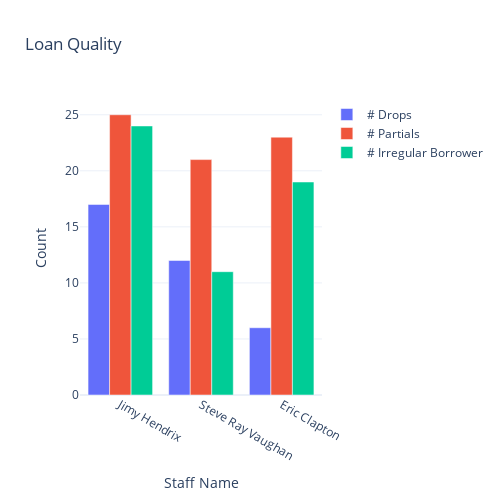

Write notebook code for a chart like this one.
### Code cell
plot = go.Figure(data=[go.Bar(name = '# Drops',x = loan_quality['Staff Name'],y = loan_quality['# Drops']),
                       go.Bar(name = '# Partials',x = loan_quality['Staff Name'],y = loan_quality['# Partials']),
                       go.Bar(name = '# Irregular Borrower', x = loan_quality['Staff Name'],y = loan_quality['# Irregular Borrower'])
                      ]
                )

plot.update_layout(template="plotly_white",
    width=500,height=500,
    title="Loan Quality",
    xaxis_title="Staff Name",
    yaxis_title="Count"
    #legend_title="Legend Title",
    #font=dict(
    #    family="Courier New, monospace",
    #    size=18,
    #    color="RebeccaPurple"
    #)
)

plot.show()

### Figure 1 — Plotly figure (JSON) as saved in the notebook; plotly's stock layout.template omitted (floating-point values rounded to 4 significant figures)
{"data": [{"name": "# Drops", "type": "bar", "x": ["Jimy Hendrix", "Steve Ray Vaughan", "Eric Clapton"], "y": [17, 12, 6]}, {"name": "# Partials", "type": "bar", "x": ["Jimy Hendrix", "Steve Ray Vaughan", "Eric Clapton"], "y": [25, 21, 23]}, {"name": "# Irregular Borrower", "type": "bar", "x": ["Jimy Hendrix", "Steve Ray Vaughan", "Eric Clapton"], "y": [24, 11, 19]}], "layout": {"height": 500, "title": {"text": "Loan Quality"}, "width": 500, "xaxis": {"autorange": true, "range": [-0.5, 2.5], "title": {"text": "Staff Name"}, "type": "category"}, "yaxis": {"autorange": true, "range": [0, 26.32], "title": {"text": "Count"}, "type": "linear"}}}
